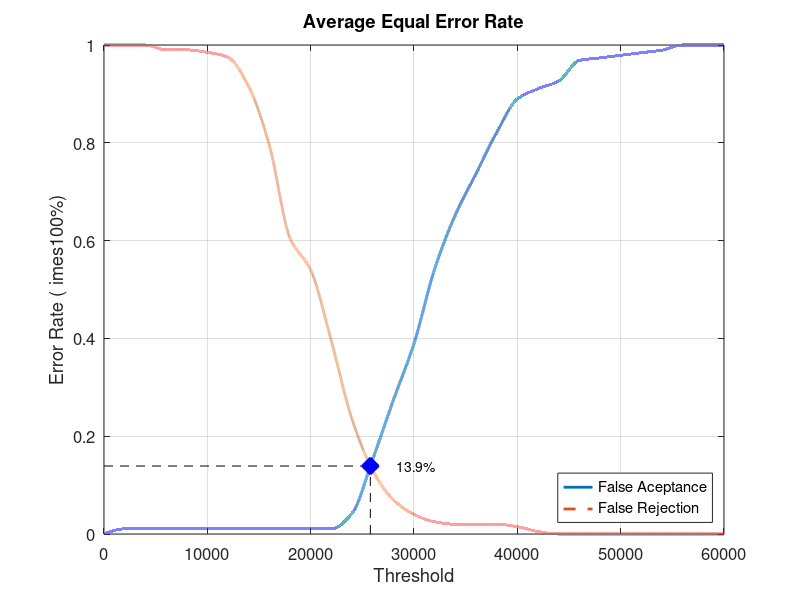
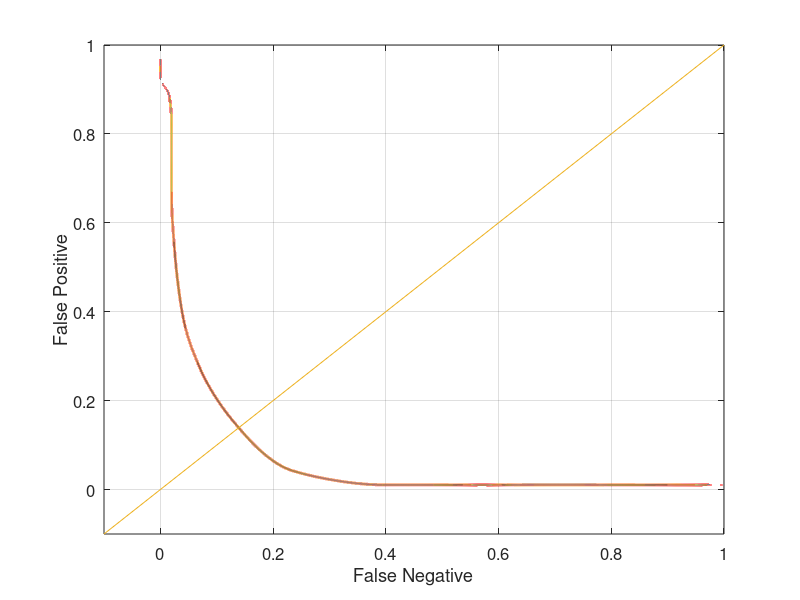

Here is the MATLAB script that generated these plots, in order:
close all;
clear;
clc;
x = 0:2000:60000;
xq = 0:0.5:60000;

y0 = [0 0.0105263 0.0105263 0.0105263 0.0105263 0.0105263 0.0105263 0.0105263 0.0105263 0.0105263 0.0105263 0.0105263 0.0421053 0.152632 0.273684 0.389474 0.542105 0.652632 0.736842 0.821053 0.889474 0.910526 0.926316 0.968421 0.973684 0.978947 0.984211 0.989474 1 1 1]
yy0 = interp1(x, y0, xq, 'pchip');
y1 = [1 1 1 0.99 0.99 0.985 0.975 0.915 0.795 0.605 0.54 0.395 0.235 0.13 0.07 0.04 0.025 0.02 0.02 0.02 0.015 0.005 0 0 0 0 0 0 0 0 0]
yy1 = interp1(x, y1, xq, 'pchip');

% Calculating EER: 
y2 = abs(y0 - y1);
find(y2 == min(y2))
yy2 = abs(yy0 - yy1);
xEER = find(yy2 == min(yy2));
xEERIndex = xq(xEER) % X-axis EER
yEER = yy0(xEER) % Y-axis EER

main = figure
plot(xq, yy0,'-','LineWidth', 2);	hold on
plot(xq, yy1,'--','LineWidth', 2);	hold on
plot([xEERIndex xEERIndex], [0 yEER], 'k--');	hold on
plot([0 xEERIndex], [yEER yEER], 'k--');	hold on
plot(xEERIndex, yEER, 'bx', 'LineWidth', 10);	hold on
text(xEERIndex + 10 * xEERIndex / 100, yEER, [num2str(round((10000 * yEER)) / 100) '%'])
legend('False Aceptance', 'False Rejection', 'Location', 'SouthEast')
xlabel('Threshold')
ylabel('Error Rate (	imes100%)')
title('Average Equal Error Rate')
set(gca, 'FontSize', 12)
axis([0 60000 0 1])
grid on

print(main, 'Database1_2Main', '-dpng');
FNRxFPR = figure('Color', [1 1 1]);
plot(yy1, yy0, '-', yy1, yy0, 'LineWidth', 2);
hold on
y = -0.1:0.1:1
plot(y, y); 
set(gca, 'FontSize', 12)
xlabel('False Negative')
ylabel('False Positive')
axis([-0.1 1 -0.1 1])
set(gca, 'FontSize', 12)
grid on

print(FNRxFPR, 'Database1_2FNRxFPR','-dpng');
